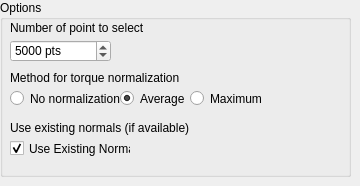
         <widget class="QWidget" name="CovarianceSamplingFilter">
          <widget class="QGroupBox" name="groupBox_10">
           <property name="geometry">
            <rect>
             <x>0</x>
             <y>0</y>
             <width>351</width>
             <height>177</height>
            </rect>
           </property>
           <property name="title">
            <string>Options</string>
           </property>
           <widget class="QLabel" name="maxPointCountCovTitle">
            <property name="geometry">
             <rect>
              <x>10</x>
              <y>20</y>
              <width>291</width>
              <height>16</height>
             </rect>
            </property>
            <property name="text">
             <string>Number of point to select</string>
            </property>
           </widget>
           <widget class="QDoubleSpinBox" name="maxPointCountCov">
            <property name="geometry">
             <rect>
              <x>10</x>
              <y>40</y>
              <width>101</width>
              <height>22</height>
             </rect>
            </property>
            <property name="suffix">
             <string> pts</string>
            </property>
            <property name="decimals">
             <number>0</number>
            </property>
            <property name="minimum">
             <double>0.000000000000000</double>
            </property>
            <property name="maximum">
             <double>10000000.000000000000000</double>
            </property>
            <property name="singleStep">
             <double>100.000000000000000</double>
            </property>
            <property name="value">
             <double>5000.000000000000000</double>
            </property>
           </widget>
           <widget class="QLabel" name="torqueTitle">
            <property name="geometry">
             <rect>
              <x>10</x>
              <y>70</y>
              <width>291</width>
              <height>16</height>
             </rect>
            </property>
            <property name="text">
             <string>Method for torque normalization</string>
            </property>
           </widget>
           <widget class="QRadioButton" name="torqueAvg">
            <property name="geometry">
             <rect>
              <x>120</x>
              <y>90</y>
              <width>141</width>
              <height>17</height>
             </rect>
            </property>
            <property name="text">
             <string>Average</string>
            </property>
            <property name="checked">
             <bool>true</bool>
            </property>
            <attribute name="buttonGroup">
             <string notr="true">buttonGroup_6</string>
            </attribute>
           </widget>
           <widget class="QRadioButton" name="torqueMax">
            <property name="geometry">
             <rect>
              <x>190</x>
              <y>90</y>
              <width>151</width>
              <height>17</height>
             </rect>
            </property>
            <property name="text">
             <string>Maximum</string>
            </property>
            <property name="checked">
             <bool>false</bool>
            </property>
            <attribute name="buttonGroup">
             <string notr="true">buttonGroup_6</string>
            </attribute>
           </widget>
           <widget class="QRadioButton" name="torqueNo">
            <property name="geometry">
             <rect>
              <x>10</x>
              <y>90</y>
              <width>111</width>
              <height>17</height>
             </rect>
            </property>
            <property name="text">
             <string>No normalization</string>
            </property>
            <property name="checked">
             <bool>false</bool>
            </property>
            <attribute name="buttonGroup">
             <string notr="true">buttonGroup_6</string>
            </attribute>
           </widget>
           <widget class="QCheckBox" name="covNormals">
            <property name="geometry">
             <rect>
              <x>10</x>
              <y>140</y>
              <width>121</width>
              <height>17</height>
             </rect>
            </property>
            <property name="text">
             <string>Use Existing Normals</string>
            </property>
            <property name="checked">
             <bool>true</bool>
            </property>
           </widget>
           <widget class="QLabel" name="covNormalsTitle">
            <property name="geometry">
             <rect>
              <x>10</x>
              <y>120</y>
              <width>181</width>
              <height>16</height>
             </rect>
            </property>
            <property name="text">
             <string>Use existing normals (if available)</string>
            </property>
           </widget>
          </widget>
         </widget>
